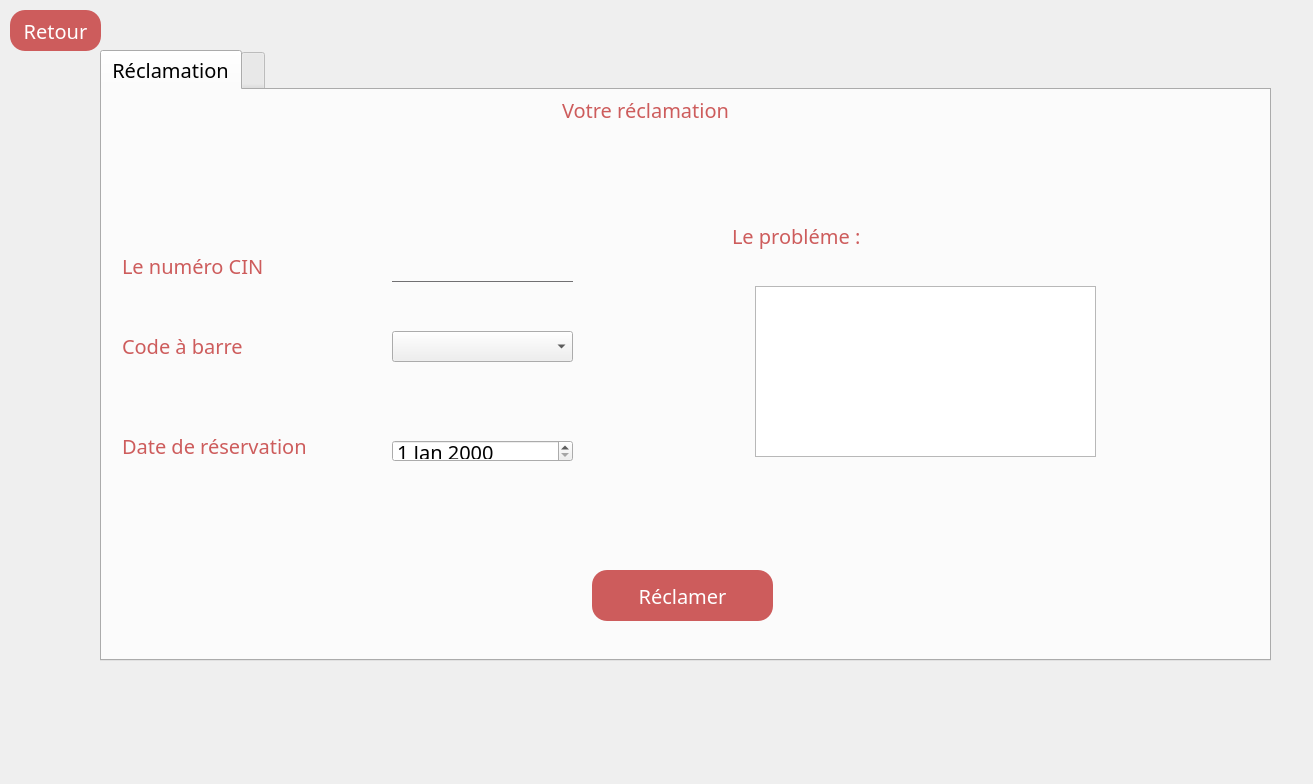
<?xml version="1.0" encoding="UTF-8"?>
<ui version="4.0">
 <class>Reclamation</class>
 <widget class="QDialog" name="Reclamation">
  <property name="geometry">
   <rect>
    <x>0</x>
    <y>0</y>
    <width>1313</width>
    <height>784</height>
   </rect>
  </property>
  <property name="windowTitle">
   <string>Dialog</string>
  </property>
  <property name="styleSheet">
   <string notr="true">*{
font-family:century gothic;
font-size :20px;
}

QGroupBox {

border-radius:15px;
}
QPushButton {
background-color :#CD5C5C;border:none;
color:white;
border-radius:15px;
}

QPushButton:hover
{ color:#333;
 border-radius: 15px;
background-color :#49ebff;border:none;
}
 QLabel {
color:#CD5C5C;
}</string>
  </property>
  <widget class="QTabWidget" name="tabWidget">
   <property name="geometry">
    <rect>
     <x>100</x>
     <y>50</y>
     <width>1171</width>
     <height>611</height>
    </rect>
   </property>
   <property name="currentIndex">
    <number>0</number>
   </property>
   <widget class="QWidget" name="tab_3">
    <attribute name="title">
     <string>Réclamation</string>
    </attribute>
    <widget class="QLineEdit" name="cin">
     <property name="geometry">
      <rect>
       <x>290</x>
       <y>161</y>
       <width>181</width>
       <height>31</height>
      </rect>
     </property>
     <property name="styleSheet">
      <string notr="true">QLineEdit{
background:transparent;
border:none;
color: #717072;
border-bottom:1px solid #717072;
}</string>
     </property>
    </widget>
    <widget class="QLabel" name="label_13">
     <property name="geometry">
      <rect>
       <x>630</x>
       <y>120</y>
       <width>231</width>
       <height>51</height>
      </rect>
     </property>
     <property name="text">
      <string>Le probléme :</string>
     </property>
    </widget>
    <widget class="QComboBox" name="code">
     <property name="geometry">
      <rect>
       <x>290</x>
       <y>241</y>
       <width>181</width>
       <height>31</height>
      </rect>
     </property>
     <property name="styleSheet">
      <string notr="true"/>
     </property>
    </widget>
    <widget class="QLabel" name="label_10">
     <property name="geometry">
      <rect>
       <x>20</x>
       <y>150</y>
       <width>181</width>
       <height>51</height>
      </rect>
     </property>
     <property name="text">
      <string>Le numéro CIN</string>
     </property>
    </widget>
    <widget class="QLabel" name="label_11">
     <property name="geometry">
      <rect>
       <x>20</x>
       <y>230</y>
       <width>181</width>
       <height>51</height>
      </rect>
     </property>
     <property name="text">
      <string>Code à barre</string>
     </property>
    </widget>
    <widget class="QPushButton" name="pushButton">
     <property name="geometry">
      <rect>
       <x>490</x>
       <y>480</y>
       <width>181</width>
       <height>51</height>
      </rect>
     </property>
     <property name="text">
      <string>Réclamer</string>
     </property>
    </widget>
    <widget class="QLabel" name="label">
     <property name="geometry">
      <rect>
       <x>460</x>
       <y>10</y>
       <width>611</width>
       <height>20</height>
      </rect>
     </property>
     <property name="text">
      <string>Votre réclamation</string>
     </property>
    </widget>
    <widget class="QDateEdit" name="date">
     <property name="geometry">
      <rect>
       <x>290</x>
       <y>350</y>
       <width>181</width>
       <height>22</height>
      </rect>
     </property>
    </widget>
    <widget class="QLabel" name="label_16">
     <property name="geometry">
      <rect>
       <x>20</x>
       <y>330</y>
       <width>231</width>
       <height>51</height>
      </rect>
     </property>
     <property name="text">
      <string>Date de réservation</string>
     </property>
    </widget>
    <widget class="QTextEdit" name="probleme">
     <property name="geometry">
      <rect>
       <x>653</x>
       <y>196</y>
       <width>341</width>
       <height>171</height>
      </rect>
     </property>
    </widget>
   </widget>
   <widget class="QWidget" name="tab_4">
    <attribute name="title">
     <string/>
    </attribute>
   </widget>
  </widget>
  <widget class="QPushButton" name="pushButton_2">
   <property name="geometry">
    <rect>
     <x>10</x>
     <y>10</y>
     <width>91</width>
     <height>41</height>
    </rect>
   </property>
   <property name="styleSheet">
    <string notr="true">QPushButton {
background-color :#CD5C5C;border:none;
color:white;
border-radius:15px;
}</string>
   </property>
   <property name="text">
    <string>Retour</string>
   </property>
  </widget>
 </widget>
 <resources/>
 <connections/>
</ui>
